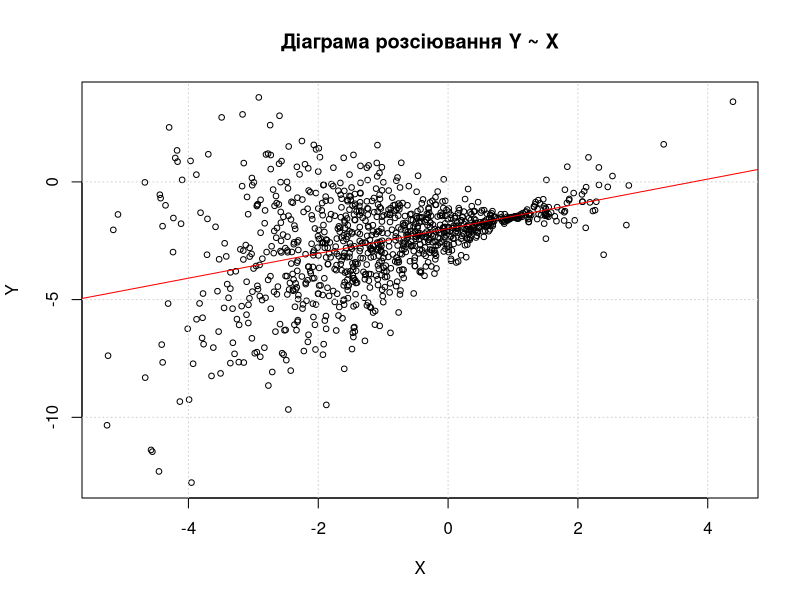
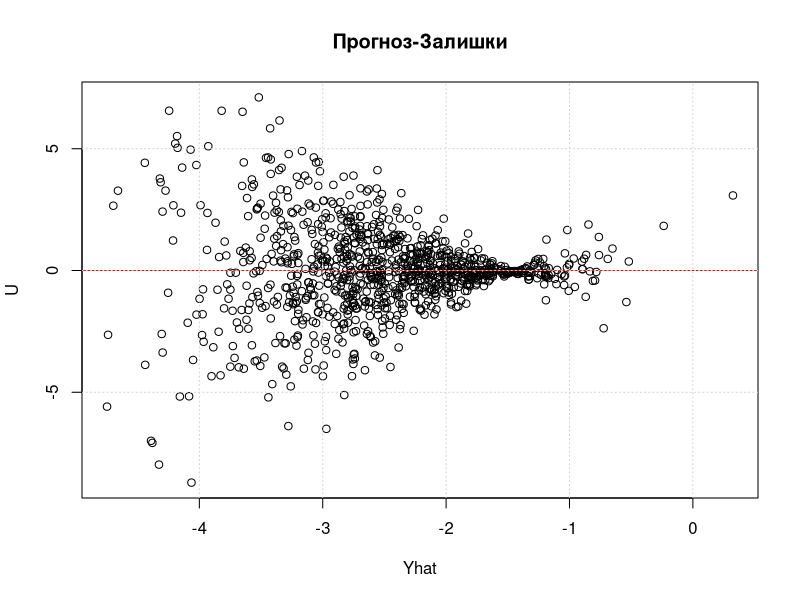
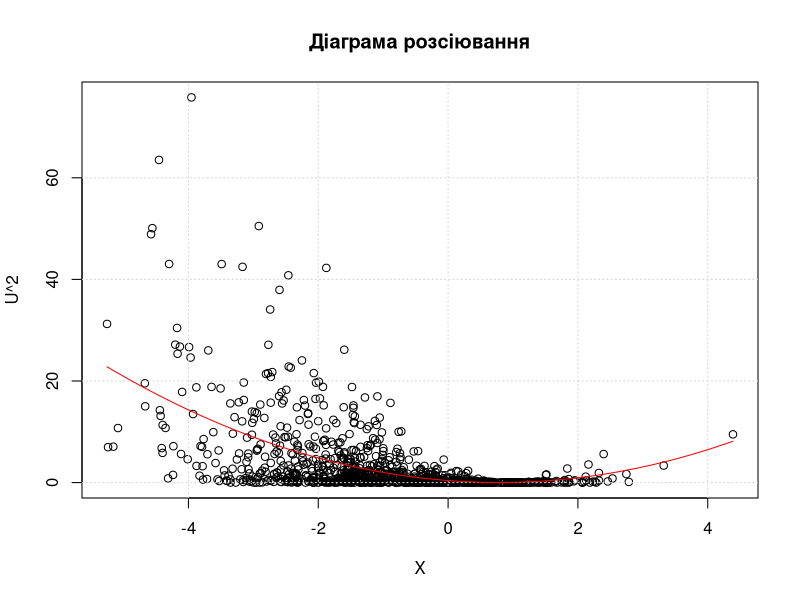
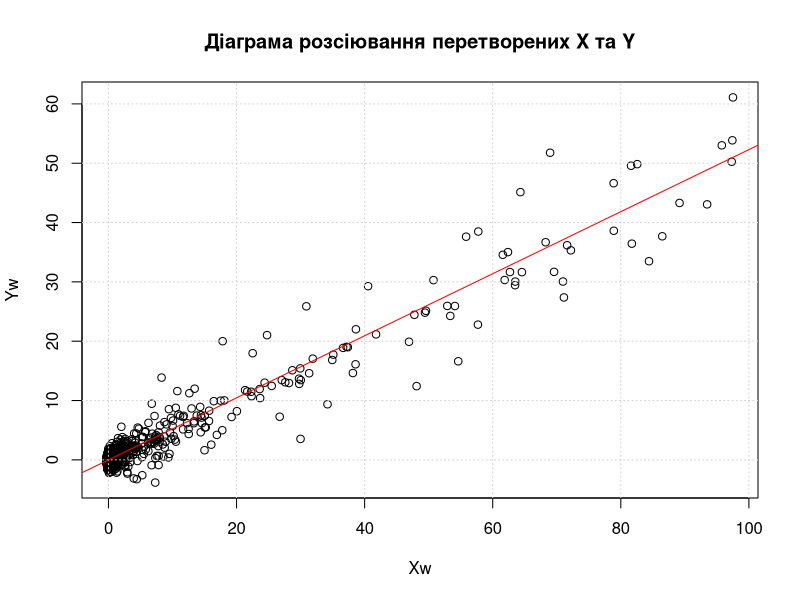
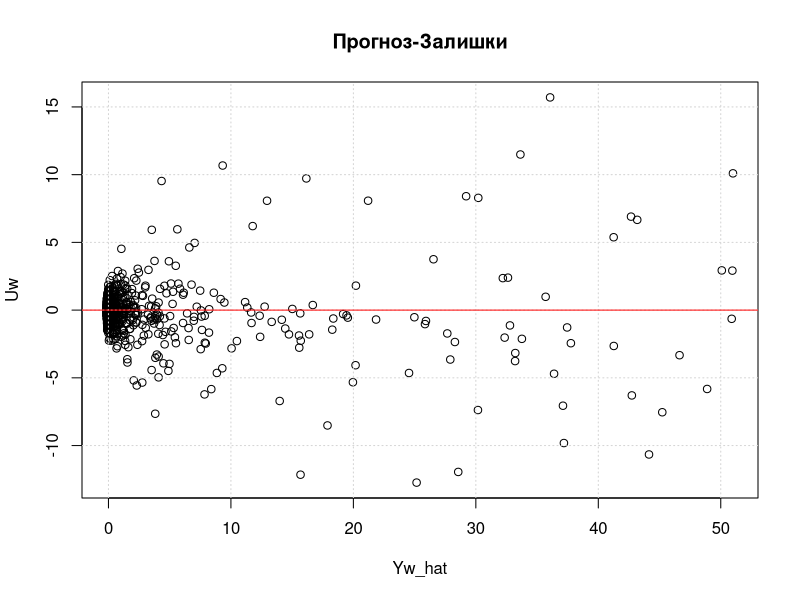
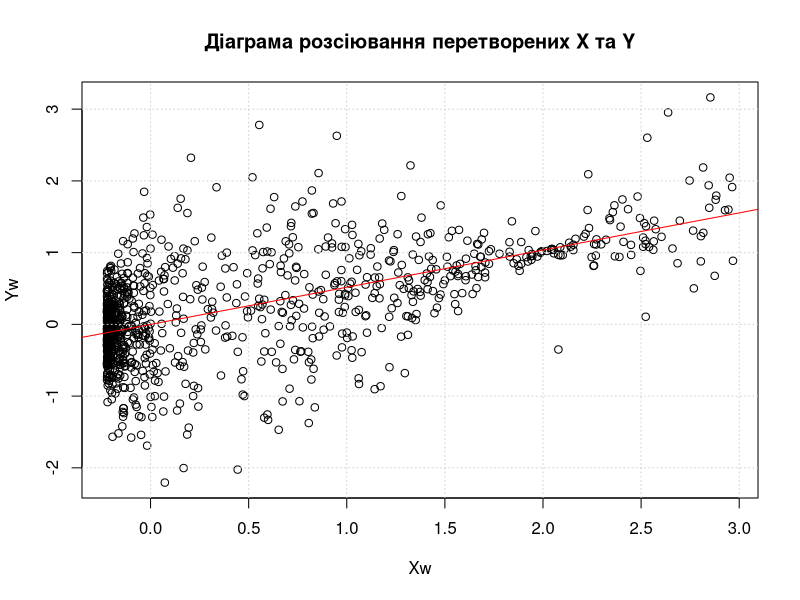
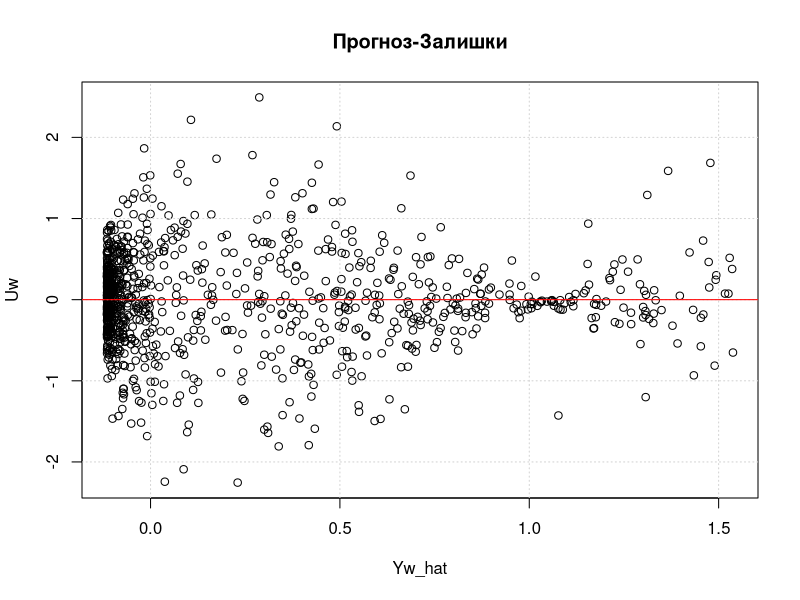

The R script that drew these images, in order:
# Фіксуємо зернину
set.seed(1)
#set.seed(10000)
# Функція "кореня з дисперсії"
g <- function(t)
{
  sqrt(0.5)*abs(t-1)
}
# Параметри зсуву і нахилу відповідно
a <- -2
b <- 0.5
# Мат. сподівання, дисперсія X ~ N(m, s)
m <- -1
s <- sqrt(2)
# Обсяг вибірки
N <- 1000
# Генеруємо дані
# Регресор - набір з реалізацій X
X <- data.matrix(rnorm(N, mean=m, sd=s))
# Похибки
E <- data.matrix(rnorm(N, mean=0, sd=g(X)))
# Моделюємо відгук
Y <- a + b*X + E

# Що, власне, ми створили?
plot(X, Y, cex=0.75, main="Діаграма розсіювання Y ~ X", xlab="X", ylab="Y")
grid()

# Класичний МНК
mX = mean(X)
mY = mean(Y)

b_ols = cov(X, Y)/var(X)
a_ols = mY - b_ols * mX
b <- data.matrix(c(a_ols, b_ols))

abline(a_ols, b_ols, col="red")
print(c(a_ols, b_ols))

# Прогноз-залишки
Yhat_ols <- cbind(1, X)%*%b
U_ols <- Y - Yhat_ols
plot(Yhat_ols, U_ols, main="Прогноз-Залишки", xlab="Yhat", ylab="U")
abline(h=0, col="red")
grid()

# Діаграма розсіювання квадрату залишків відносно регресора
plot(X, U_ols^2, main="Діаграма розсіювання", xlab="X", ylab="U^2")
grid()

# Підгонка параметрів у моделі U^2 = alpha + beta*X + gamma*X^2
X.poly <- cbind(1,X,X^2)
A.poly <- t(X.poly)%*%X.poly
greeks <- solve(A.poly)%*%t(X.poly)%*%(U_ols^2)
print(greeks)

f <- function(t) {c(1, t, t^2)%*%greeks}
fv <- function(v) {sapply(v, f)}
curve(fv(x), col="red", add=T)

Usq_fitted <- X.poly%*%greeks
print(sum(Usq_fitted < 0))

# Лінії рівня
Jw <- function(b, W)
{
  b <- data.matrix(b)
  t(Y - cbind(1, X)%*%b)%*%W%*%(Y - cbind(1, X)%*%b)
}

W.res <- diag(as.numeric(1 / Usq_fitted))

Jw.res <- function(bx, by) 
{
  apply(cbind(bx, by), 1, function(t) {Jw(t, W.res)})
}

#Ix <- seq(-4, 4, 0.1)
#Iy <- seq(-4, 4, 0.1)
#Jz <- outer(Ix, Iy, Jw.res)
#contour(Ix, Iy, Jz, nlevels=45, xlab="x", ylab="y", 
#        main="Лінії рівня навантаженого функціоналу МНК")

Aw <- t(cbind(1,X))%*%W.res%*%cbind(1,X)
bw <- solve(Aw)%*%t(cbind(1,X))%*%W.res%*%Y
#points(bw[1], bw[2], col="green")

#legend("bottomright", legend = "Критична точка функціоналу", 
#       col = "green", lwd = 1)

# Корекція на ваги

#W.res.0 <- W.res * (W.res > 0)

#Jw.res.0 <- function(bx, by) 
#{
#  apply(cbind(bx, by), 1, function(t) {Jw(t, W.res.0)})
#}

#Jz0 <- outer(Ix, Iy, Jw.res.0)
#contour(Ix, Iy, Jz0, nlevels=45, xlab="x", ylab="y", 
#        main="Лінії рівня виправленого навантаженого функціоналу МНК")

#Aw0 <- t(cbind(1,X))%*%W.res.0%*%cbind(1,X)
#bw0 <- solve(Aw0)%*%t(cbind(1,X))%*%W.res.0%*%Y
#points(bw0[1], bw0[2], col="green")

#legend("bottomright", legend = "Критична точка функціоналу", 
#       col = "green", lwd = 1)

Xw <- W.res%*%(X - mX)
Yw <- W.res%*%(Y - mY)
plot(Xw, Yw, main="Діаграма розсіювання перетворених X та Y",
     xlab="Xw", ylab="Yw")
grid()
abline(a=0, bw[2], col="red")

plot(Xw*bw[2], Yw - Xw*bw[2], main="Прогноз-Залишки",
     xlab="Yw_hat", ylab="Uw")
grid()
abline(h=0, col="red")

# Нормовані вагові коефіцієнти

W.res.norm <- W.res*(W.res <= 1) + 1*(W.res > 1)
Awn <- t(cbind(1,X))%*%W.res.norm%*%cbind(1,X)
bwn <- solve(Awn)%*%t(cbind(1,X))%*%W.res.norm%*%Y

Xwn <- W.res.norm%*%(X - mX)
Ywn <- W.res.norm%*%(Y - mY)
plot(Xwn, Ywn, main="Діаграма розсіювання перетворених X та Y",
     xlab="Xw", ylab="Yw")
grid()
abline(a=0, bwn[2], col="red")

plot(Xwn*bwn[2], Ywn - Xwn*bwn[2], main="Прогноз-Залишки",
     xlab="Yw_hat", ylab="Uw")
grid()
abline(h=0, col="red")